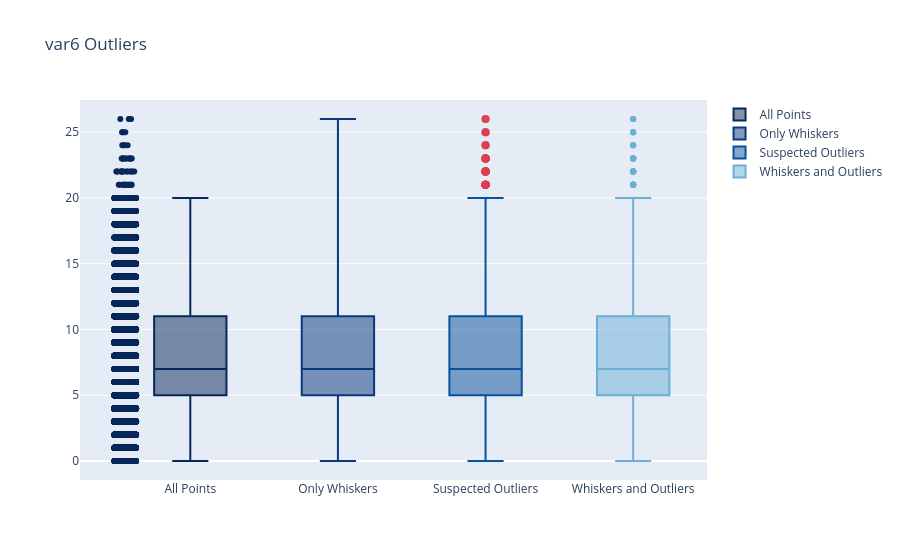

The notebook cell this image was saved under:
### Code cell
OutLiersBox(train, "var6")
OutLiersBox(train_original, "var6")

### Figure 1 — Plotly figure (JSON) as saved in the notebook; plotly's stock layout.template omitted (floating-point values rounded to 4 significant figures; data arrays with more than 128 entries replaced by an {"elided": "..."} marker saying what was removed)
{"data": [{"boxpoints": "all", "jitter": 0.3, "line": {"color": "rgb(7,40,89)"}, "marker": {"color": "rgb(7,40,89)"}, "name": "All Points", "pointpos": -1.8, "type": "box", "y": {"elided": "72431 int values"}}, {"boxpoints": false, "line": {"color": "rgb(9,56,125)"}, "marker": {"color": "rgb(9,56,125)"}, "name": "Only Whiskers", "type": "box", "y": {"elided": "72431 int values"}}, {"boxpoints": "suspectedoutliers", "line": {"color": "rgb(8,81,156)"}, "marker": {"color": "rgb(8,81,156)", "line": {"outliercolor": "rgba(219, 64, 82, 0.6)", "outlierwidth": 2}, "outliercolor": "rgba(219, 64, 82, 0.6)"}, "name": "Suspected Outliers", "type": "box", "y": {"elided": "72431 int values"}}, {"boxpoints": "outliers", "line": {"color": "rgb(107,174,214)"}, "marker": {"color": "rgb(107,174,214)"}, "name": "Whiskers and Outliers", "type": "box", "y": {"elided": "72431 int values"}}], "layout": {"title": {"text": "var6 Outliers"}}}
